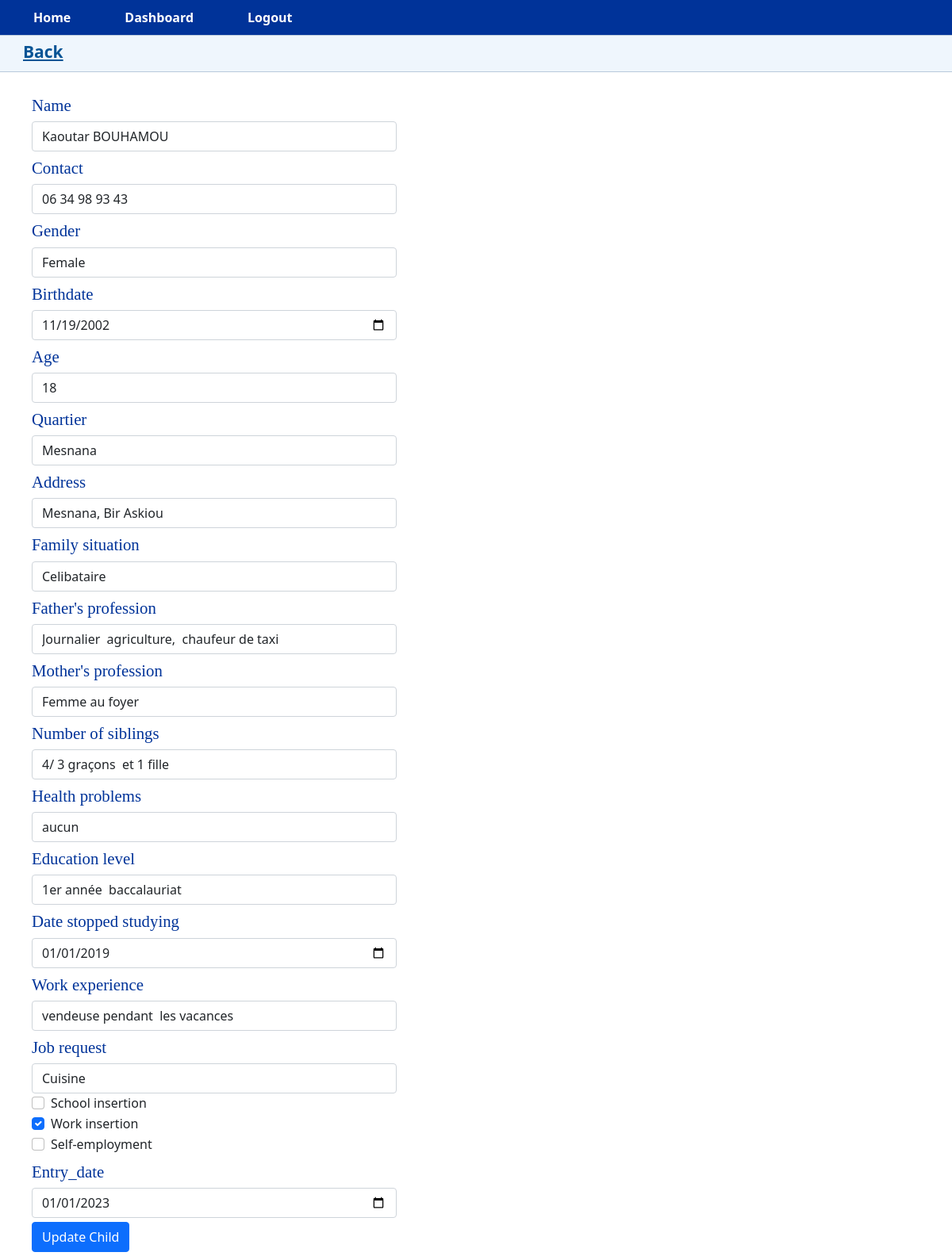
/edit_child/1 (signed in), run on an earlier commit of the app's database.
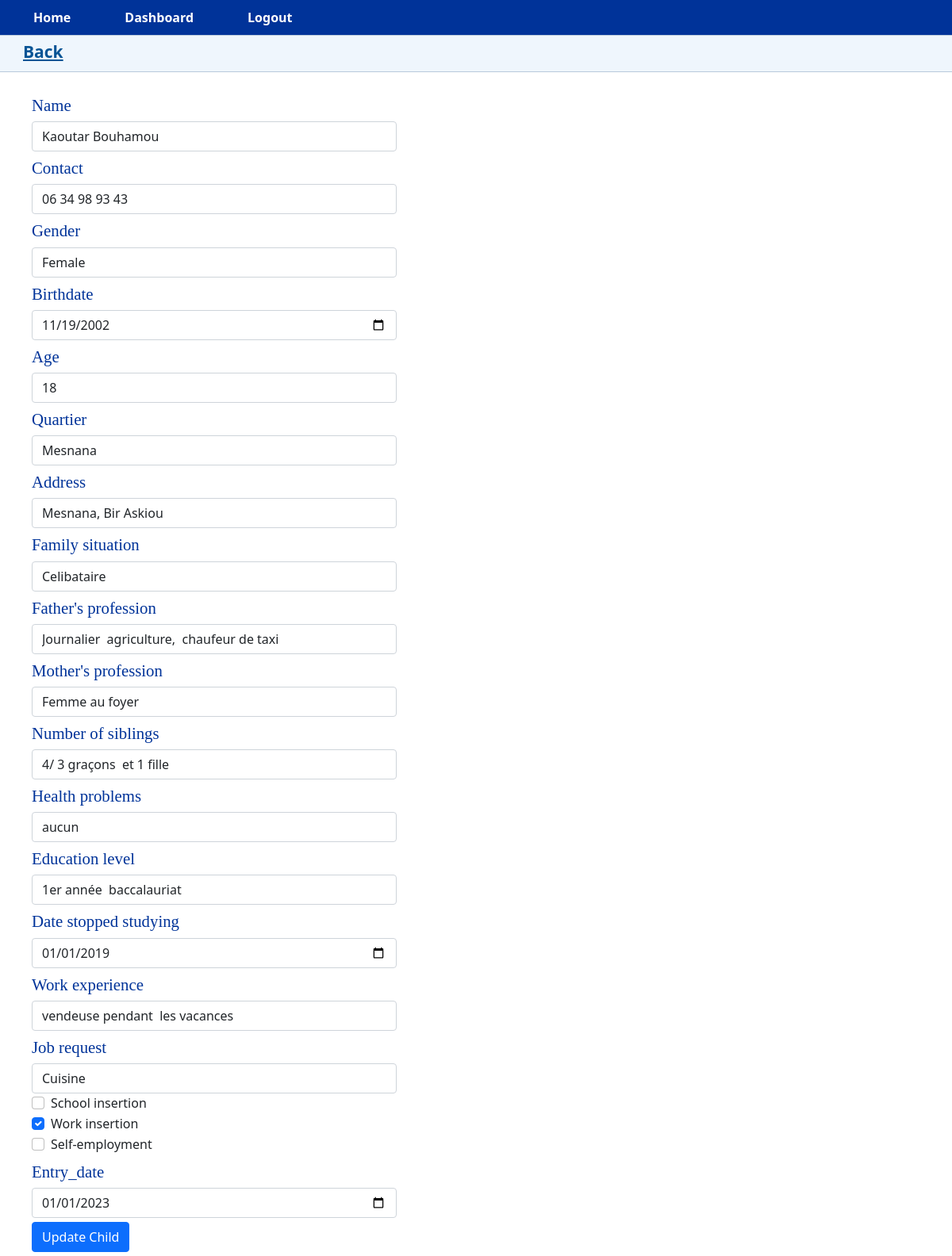
And on a later commit of the database.
### app.py (models this page shows)
class Children(db.Model, UserMixin):
    id = db.Column(db.Integer, primary_key=True)
    name = db.Column(db.String(100), nullable=False)
    contact = db.Column(db.String(20), nullable=True)
    sex = db.Column(db.String(10), nullable=False)
    Date_naissance = db.Column(db.Date, nullable=False)
    age = db.Column(db.Integer, nullable=False)
    Quartier = db.Column(db.String(100), nullable=False)
    Adresse = db.Column(db.String(100), nullable=False)
    situation_familliale = db.Column(db.String(100), nullable=True)
    Fonction_pere = db.Column(db.String(100), nullable=True)
    Fonction_mere = db.Column(db.String(100), nullable=True)
    Fraterie = db.Column(db.String(100), nullable=True)
    Problemes_sante = db.Column(db.String(100), nullable=True)
    Niveau_scolaire = db.Column(db.String(100), nullable=True)
    date_arret_etudes = db.Column(db.Date, nullable=True)
    Experience_professionnelle = db.Column(db.String(100), nullable=True)
    Demande = db.Column(db.String(100), nullable=True)
    Insertion_scolaire = db.Column(db.Boolean, default=False, nullable=True)
    Insertion_salariale = db.Column(db.Boolean, default=False, nullable=True)
    Auto_emploi = db.Column(db.Boolean, default=False, nullable=True)
    Entry_date = db.Column(db.Date, nullable=False)
    parent_id = db.Column(db.Integer, db.ForeignKey('user.id'))
    family = db.relationship('Family', backref='associated_child', lazy=True, cascade="all, delete-orphan")

### app.py (the view)
@app.route('/edit_child/<int:id>', methods=['GET', 'POST'])
@role_required('admin', 'manager')
@login_required
def edit_child(id):
    child = Children.query.get(id)
    if child is None:
        flash('Child not found.', 'danger')
        return redirect(url_for('view_children'))
    form = AddChildForm(obj=child)
    if form.validate_on_submit():
        form.populate_obj(child)
        db.session.commit()
        flash('Child updated successfully.', 'success')
        return redirect(url_for('view_children'))
    else:
        form.name.data = child.name
        form.contact.data = child.contact
        form.sex.data = child.sex
        form.Date_naissance.data = child.Date_naissance
        form.age.data = child.age
        form.Quartier.data = child.Quartier
        form.Adresse.data = child.Adresse
        form.situation_familliale.data = child.situation_familliale
        form.Fonction_pere.data = child.Fonction_pere
        form.Fonction_mere.data = child.Fonction_mere
        form.Fraterie.data = child.Fraterie
        form.Problemes_sante.data = child.Problemes_sante
        form.Niveau_scolaire.data = child.Niveau_scolaire
        form.date_arret_etudes.data = child.date_arret_etudes
        form.Experience_professionnelle.data = child.Experience_professionnelle
        form.Demande.data = child.Demande
        form.Insertion_scolaire.data = child.Insertion_scolaire
        form.Insertion_salariale.data = child.Insertion_salariale
        form.Auto_emploi.data = child.Auto_emploi
        form.Entry_date.data = child.Entry_date
    return render_template('edit_child.html', form=form, child=child)

### app.py (called while the page is built)
@login_manager.user_loader
def load_user(id):
    with app.app_context():
        return User.query.get(int(id))

def role_required(*roles):
    def wrapper(fn):
        @wraps(fn)
        def decorated_view(*args, **kwargs):
            if isinstance(current_user, AnonymousUserMixin):
                abort(401)
            if not current_user.has_roles(*roles):
                abort(403)  # HTTP status code for "Forbidden"
            return fn(*args, **kwargs)
        return decorated_view
    return wrapper

    def has_roles(self, *roles):
        return any(role in [r.name for r in self.roles] for role in roles)

### templates/edit_child.html (shortened to what the changed rows need)
{% extends 'base.html' %}
{% block page_content %}
<form method="POST" class="custom-form">
  <div class="form-group">
    <label for="{{ form.name.id }}" class="label-edit">{{ form.name.label }}</label>
    {{ form.name(class_="form-control") }}
  </div>
  <div class="form-group">
    <label for="{{ form.contact.id }}" class="label-edit">{{ form.contact.label }}</label>
    {{ form.contact(class_="form-control") }}
  </div>
  <div class="form-group">
    <label for="{{ form.sex.id }}" class="label-edit">{{ form.sex.label }}</label>
    {{ form.sex(class_="form-control") }}
  </div>
  <div class="form-group">
    <label for="{{ form.Date_naissance.id }}" class="label-edit">{{ form.Date_naissance.label }}</label>
    {{ form.Date_naissance(class_="form-control") }}
  </div>
  <div class="form-group">
    <label for="{{ form.age.id }}" class="label-edit">{{ form.age.label }}</label>
    {{ form.age(class_="form-control") }}
  </div>
  <div class="form-group">
    <label for="{{ form.Quartier.id }}" class="label-edit">{{ form.Quartier.label }}</label>
    {{ form.Quartier(class_="form-control") }}
  </div>
  <div class="form-group">
    <label for="{{ form.Adresse.id }}" class="label-edit">{{ form.Adresse.label }}</label>
    {{ form.Adresse(class_="form-control") }}
  </div>
  <div class="form-group">
    <label for="{{ form.situation_familliale.id }}" class="label-edit">{{ form.situation_familliale.label }}</label>
    {{ form.situation_familliale(class_="form-control") }}
  </div>
  <div class="form-group">
    <label for="{{ form.Fonction_pere.id }}" class="label-edit">{{ form.Fonction_pere.label }}</label>
    {{ form.Fonction_pere(class_="form-control") }}
  </div>
  <div class="form-group">
    <label for="{{ form.Fonction_mere.id }}" class="label-edit">{{ form.Fonction_mere.label }}</label>
    {{ form.Fonction_mere(class_="form-control") }}
  </div>
  <div class="form-group">
    <label for="{{ form.Fraterie.id }}" class="label-edit">{{ form.Fraterie.label }}</label>
    {{ form.Fraterie(class_="form-control") }}
  </div>
  <div class="form-group">
    <label for="{{ form.Problemes_sante.id }}" class="label-edit">{{ form.Problemes_sante.label }}</label>
    {{ form.Problemes_sante(class_="form-control") }}
  </div>
  <div class="form-group">
    <label for="{{ form.Niveau_scolaire.id }}" class="label-edit">{{ form.Niveau_scolaire.label }}</label>
    {{ form.Niveau_scolaire(class_="form-control") }}
  </div>
  <div class="form-group">
    <label for="{{ form.date_arret_etudes.id }}" class="label-edit">{{ form.date_arret_etudes.label }}</label>
    {{ form.date_arret_etudes(class_="form-control") }}
  </div>
  <div class="form-group">
    <label for="{{ form.Experience_professionnelle.id }}" class="label-edit">{{ form.Experience_professionnelle.label }}</label>
{{ form.Experience_professionnelle(class_="form-control") }}
  </div>
  <div class="form-group">
    <label for="{{ form.Demande.id }}" class="label-edit">{{ form.Demande.label }}</label>
    {{ form.Demande(class_="form-control") }}
  </div>
  <div class="form-group">
    <div class="form-check form-check-inline">
      {{ form.Insertion_scolaire(class_="form-check-input") }}
      <label for="{{ form.Insertion_scolaire.id }}" class="form-check-label">{{ form.Insertion_scolaire.label }}</label>
    </div>
  </div>
  <div class="form-group">
    <div class="form-check form-check-inline">
      {{ form.Insertion_salariale(class_="form-check-input") }}
      <label for="{{ form.Insertion_salariale.id }}" class="form-check-label">{{ form.Insertion_salariale.label }}</label>
    </div>
  </div>
  <div class="form-group">
    <div class="form-check form-check-inline">
      {{ form.Auto_emploi(class_="form-check-input") }}
      <label for="{{ form.Auto_emploi.id }}" class="form-check-label">{{ form.Auto_emploi.label }}</label>
    </div>
  </div>
  <div class="form-group">
    <label for="{{ form.Entry_date.id }}" class="label-edit">{{ form.Entry_date.label }}</label>
    {{ form.Entry_date(class_="form-control") }}
  </div>
</form>
{% endblock %}

What changed in the data, as far as the page shows it:
changed Children "Female": name "Kaoutar BOUHAMOU" → "Kaoutar Bouhamou"
